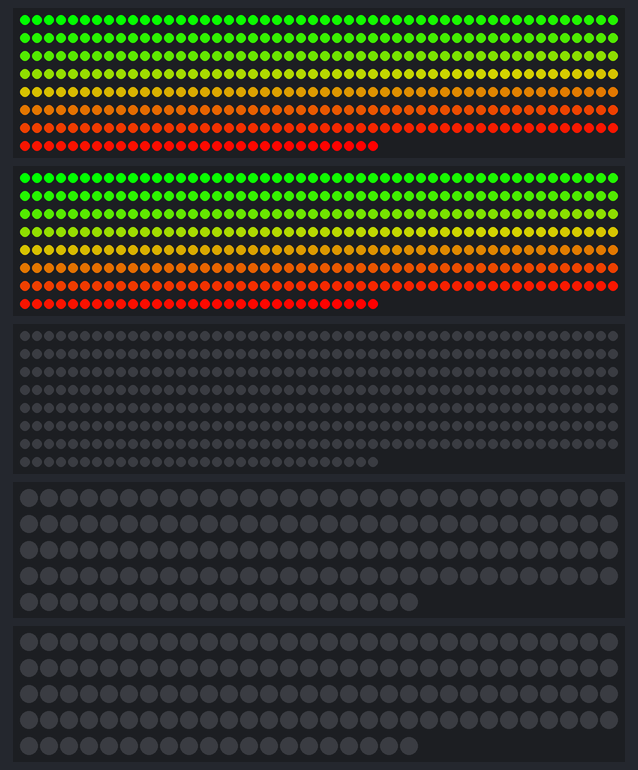
This sketch was run on a simulated Arduino Mega 2560, built with avr-gcc and run on an emulated ATmega2560. Parts: 3 × 380 RGB LEDs in strip order, left to right, continuing on the next row, 2 × 140 RGB LEDs in strip order, left to right, continuing on the next row.

Above: at 0.23 s.
At 5.07 s:
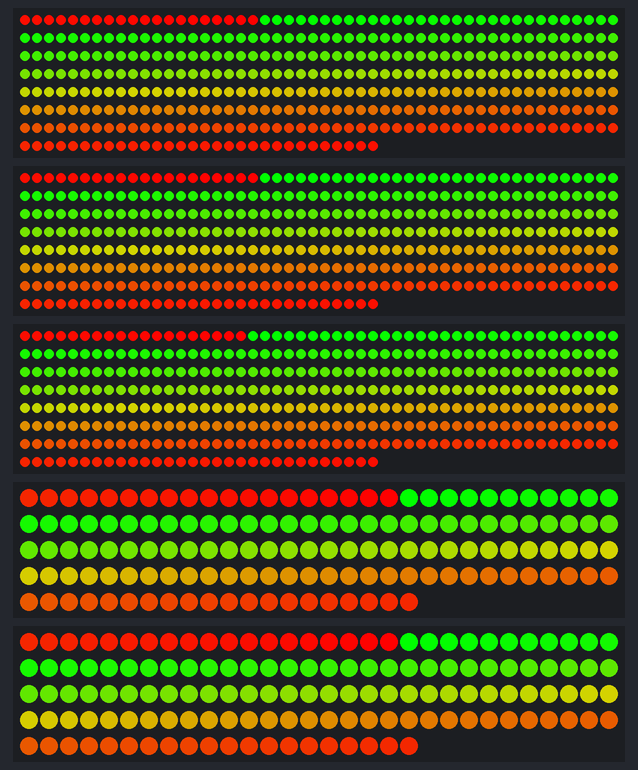
At 10.15 s:
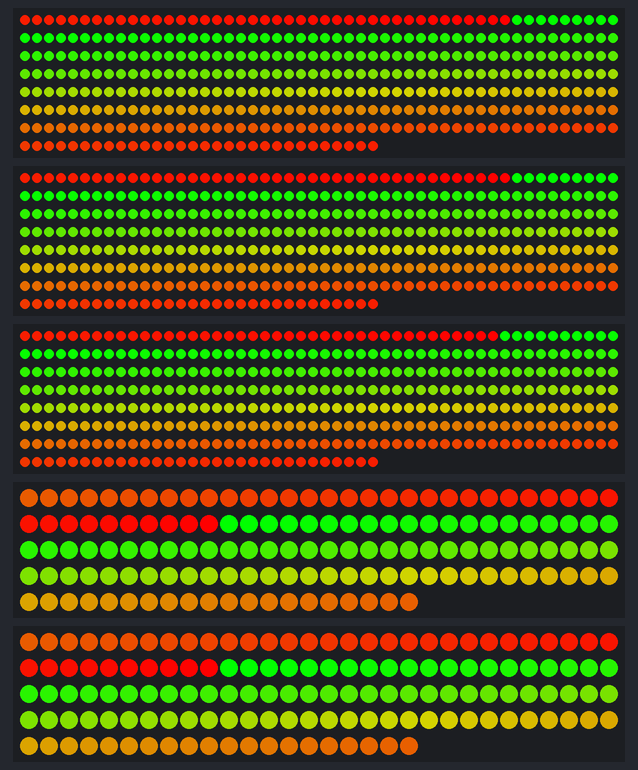
At 20.06 s:
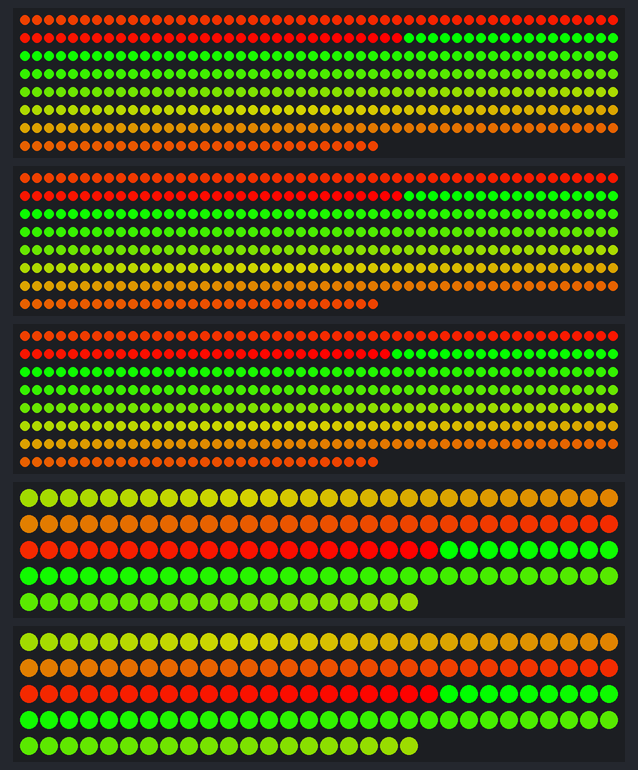
At 29.98 s:
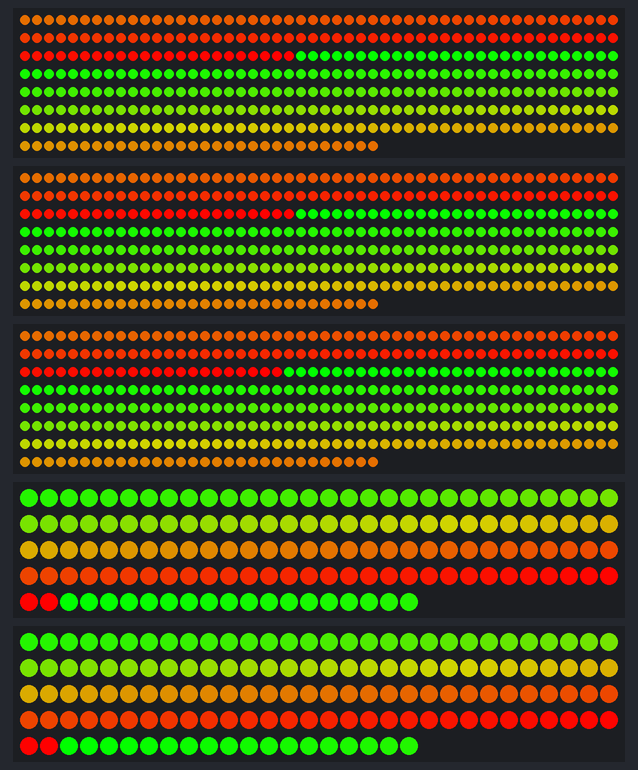
At 39.9 s:
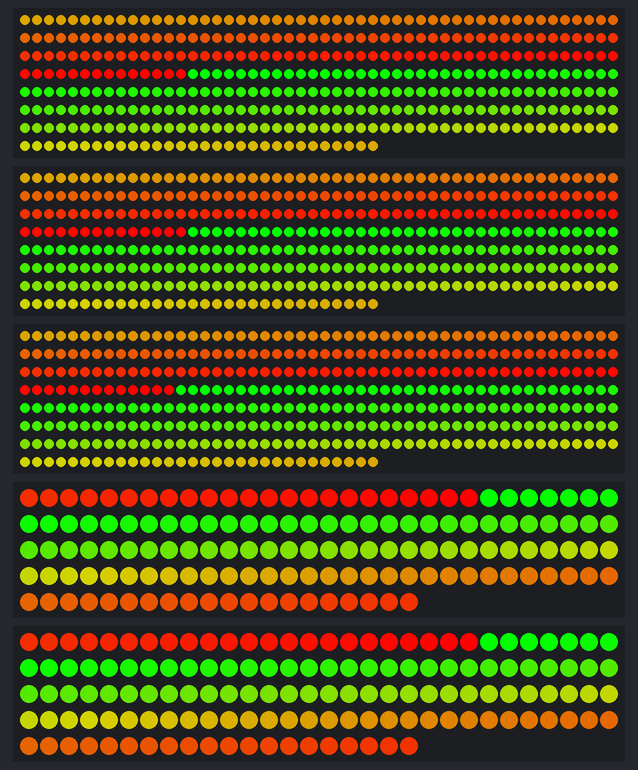

The sketch:

greadient.ino
```cpp
#include <Adafruit_NeoPixel.h>

#define PIN_STRIP1 23        // greadient 380
#define PIN_STRIP2 22        //  greadient 380
#define PIN_STRIP3 1         //  greadient 380
#define PIN_STRIP4 3         //  greadient 140
#define PIN_STRIP5 21        //  greadient 140

#define NUMPIXELS_STRIP1 380  // 380  give the number of greadient color
#define NUMPIXELS_STRIP2 140  // 140   give the number of greadient color

int runningPosition1 = 0;  // Variable for the running position on strip1
int brightness = 255;      // Initial brightness value (0 to 255)
int speed = 0;       // Adjust the delay to control the speed of the running effect

Adafruit_NeoPixel strip1 = Adafruit_NeoPixel(NUMPIXELS_STRIP1, PIN_STRIP1, NEO_GRB + NEO_KHZ800);
Adafruit_NeoPixel strip2 = Adafruit_NeoPixel(NUMPIXELS_STRIP1, PIN_STRIP2, NEO_GRB + NEO_KHZ800);
Adafruit_NeoPixel strip3 = Adafruit_NeoPixel(NUMPIXELS_STRIP1, PIN_STRIP3, NEO_GRB + NEO_KHZ800);
Adafruit_NeoPixel strip4 = Adafruit_NeoPixel(NUMPIXELS_STRIP2, PIN_STRIP4, NEO_GRB + NEO_KHZ800);
Adafruit_NeoPixel strip5 = Adafruit_NeoPixel(NUMPIXELS_STRIP2, PIN_STRIP5, NEO_GRB + NEO_KHZ800);

void setup() {
  strip1.begin();
  strip2.begin();
  strip3.begin();
  strip4.begin();
  strip5.begin();


  strip1.setBrightness(brightness);
  strip2.setBrightness(brightness);
  strip3.setBrightness(brightness);
  strip4.setBrightness(brightness);
  strip5.setBrightness(brightness);


  strip1.show();  // Initialize all pixels to 'off' for the first strip
  strip2.show();  // Initialize all pixels to 'off' for the second strip
  strip3.show();
  strip4.show();  // Initialize all pixels to 'off' for the second strip
  strip5.show();
}

void loop() {
  greenToRedGradient(strip1, NUMPIXELS_STRIP1, runningPosition1);
  greenToRedGradient(strip2, NUMPIXELS_STRIP1, runningPosition1);
  greenToRedGradient(strip3, NUMPIXELS_STRIP1, runningPosition1);
  greenToRedGradient(strip4, NUMPIXELS_STRIP2, runningPosition1);
  greenToRedGradient(strip5, NUMPIXELS_STRIP2, runningPosition1);


  runningPosition1 = (runningPosition1 + 1) % NUMPIXELS_STRIP1;

}

void greenToRedGradient(Adafruit_NeoPixel& strip, int numPixels, int position) {
  for (int i = 0; i < numPixels; i++) {
    // Calculate the color value based on the position in the gradient and running position
    uint8_t green = map((i - position + numPixels) % numPixels, 0, numPixels - 1, 255, 0);
    uint8_t red = map((i - position + numPixels) % numPixels, 0, numPixels - 1, 0, 255);

    // Set the color of the current pixel
    strip.setPixelColor(i, red, green, 0);
  }

  strip.show();  // Update the LED strip with the new colors
   delay(speed);  // Adjust the delay to control the speed of the running effect
}
```
